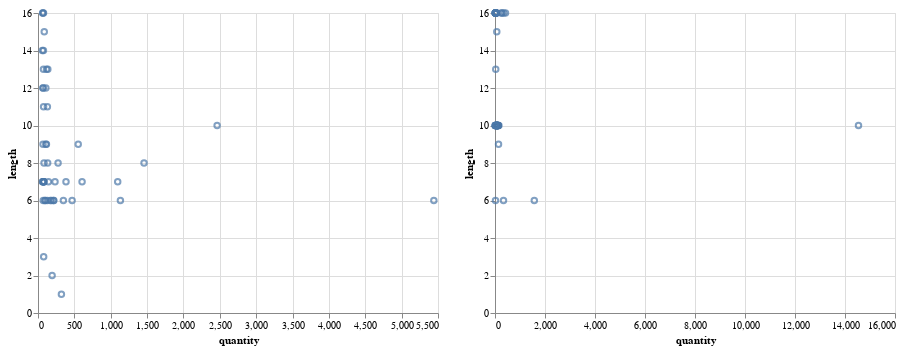

The notebook cell this image was saved under:
### Code cell
chart_f1 = alt.Chart(vhr0_1.iloc[:50]).mark_point().encode(
x = 'quantity',
y = 'length'
)

chart_f2 = alt.Chart(vhr0_2.iloc[:50]).mark_point().encode(
x = 'quantity',
y = 'length'
)

chart_f1 | chart_f2
